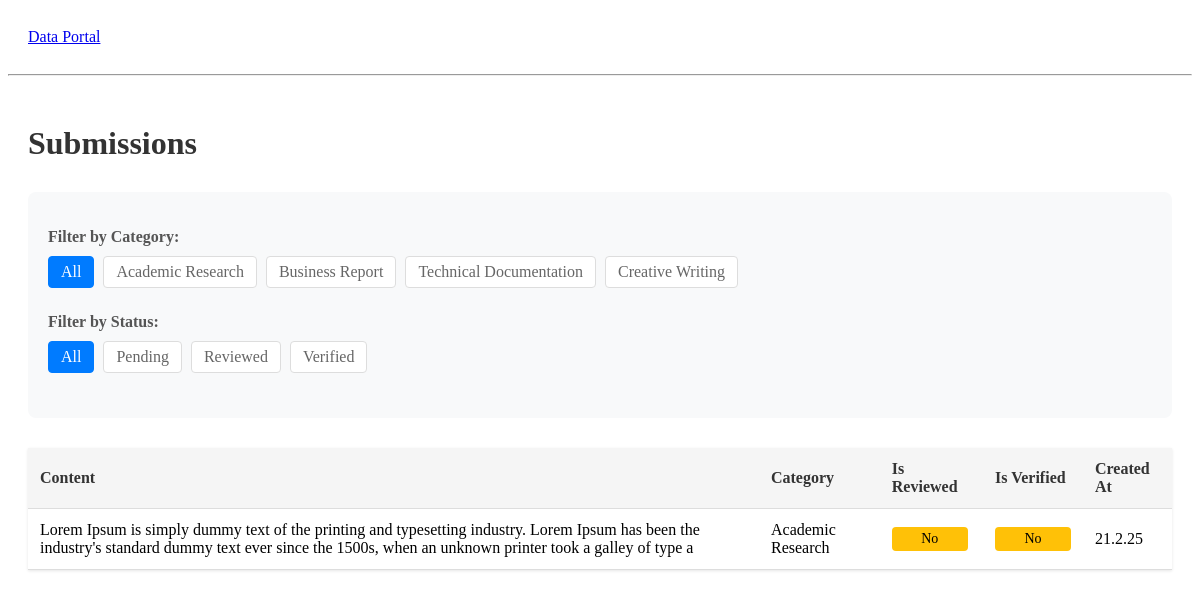
Before: / with the older database file.
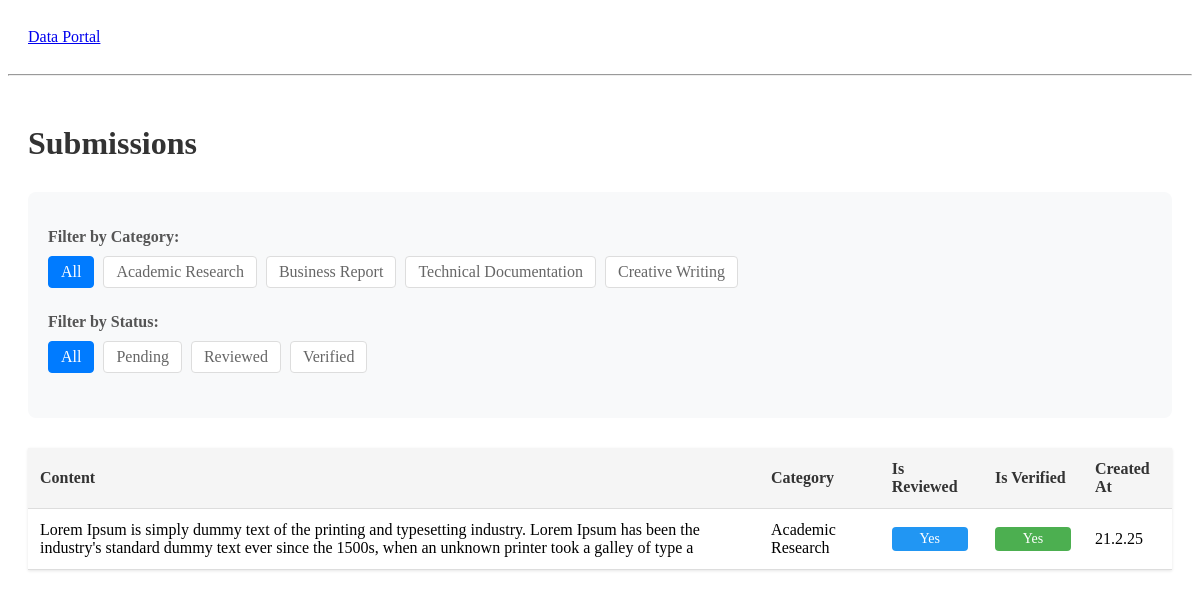
After: the same page with the newer database file.
### submissions/models.py (models this page shows, shortened)
class Submission(models.Model):
    CATEGORY_CHOICES = [
        ('ACADEMIC', 'Academic Research'),
        ('BUSINESS', 'Business Report'),
        ('TECHNICAL', 'Technical Documentation'),
        ('CREATIVE', 'Creative Writing'),
    ]
    content = models.CharField(max_length=200)
    category = models.CharField(
        max_length=20,
        choices=CATEGORY_CHOICES,
        default='ACADEMIC'
    )
    is_reviewed = models.BooleanField(default=False)
    is_verified = models.BooleanField(default=False)
    created_at = models.DateTimeField(auto_now_add=True)
    updated_at = models.DateTimeField(auto_now=True)
    class Meta:
        ordering = ['-created_at']

### submissions/views.py (the view)
# urls.py: 2. Add a URL to urlpatterns:  path('', views.home, name='home')
def home(request):
    try:
        category = request.GET.get('category', '')
        status = request.GET.get('status', '')
        submissions = Submission.objects.all()
        if category:
            submissions = submissions.filter(category=category)
        if status == 'verified':
            submissions = submissions.filter(is_verified=True)
        elif status == 'reviewed':
            submissions = submissions.filter(is_reviewed=True, is_verified=False)
        elif status == 'pending':
            submissions = submissions.filter(is_reviewed=False, is_verified=False)
        context = {
            'submissions': submissions,
            'categories': Submission.CATEGORY_CHOICES,
            'selected_category': category,
            'selected_status': status,
        }
        return render(request, 'submissions/home.html', context)
    except Exception as e:
        messages.error(request, f"An error occurred: {str(e)}")
        return redirect('home')

### submissions/templates/submissions/home.html (shortened to what this page needs)
{% extends 'main.html' %}
{% block content %}
<div class="container">
    <h1>Submissions</h1>
    <div class="filters">
        <div class="filter-group">
            <h3>Filter by Category:</h3>
            <a href="{% url 'home' %}" class="filter-link {% if not selected_category %}active{% endif %}">All</a>
            {% for code, name in categories %}
                <a href="?category={{ code }}{% if selected_status %}&status={{ selected_status }}{% endif %}"
                   class="filter-link {% if selected_category == code %}active{% endif %}">
                    {{ name }}
                </a>
            {% endfor %}
        </div>
        <div class="filter-group">
            <h3>Filter by Status:</h3>
            <a href="{% url 'home' %}{% if selected_category %}?category={{ selected_category }}{% endif %}"
               class="filter-link {% if not selected_status %}active{% endif %}">All</a>
            <a href="?status=pending{% if selected_category %}&category={{ selected_category }}{% endif %}"
               class="filter-link {% if selected_status == 'pending' %}active{% endif %}">Pending</a>
            <a href="?status=reviewed{% if selected_category %}&category={{ selected_category }}{% endif %}"
               class="filter-link {% if selected_status == 'reviewed' %}active{% endif %}">Reviewed</a>
            <a href="?status=verified{% if selected_category %}&category={{ selected_category }}{% endif %}"
               class="filter-link {% if selected_status == 'verified' %}active{% endif %}">Verified</a>
        </div>
    </div>
    <table class="submission-table">
        <thead>
            <tr>
                <th>Content</th>
                <th>Category</th>
                <th>Is Reviewed</th>
                <th>Is Verified</th>
                <th>Created At</th>
            </tr>
        </thead>
        <tbody>
            {% for submission in submissions %}
                <tr>
                    <td>{{ submission.content }}</td>
                    <td>{{ submission.get_category_display }}</td>
                    <td>
                        {% if submission.is_reviewed %}
                            <span class="status reviewed">Yes</span>
                        {% else %}
                            <span class="status pending">No</span>
                        {% endif %}
                    </td>
                    <td>
                        {% if submission.is_verified %}
                            <span class="status verified">Yes</span>
                        {% else %}
                            <span class="status pending">No</span>
                        {% endif %}
                    </td>
                    <td>{{ submission.created_at|date:"j.n.y" }}</td>
                </tr>
            {% empty %}
                <tr>
                    <td colspan="5" class="no-data">No submissions found.</td>
                </tr>
            {% endfor %}
        </tbody>
    </table>
</div>
{% endblock %}

### templates/main.html (shortened to what this page needs)
<!DOCTYPE html>
<html lang="en">
<head>
</head>
<body>
    {% include 'nav-bar.html' %}
    {% block content %}
    {% endblock %}
</body>
</html>

### templates/nav-bar.html
<nav class="navbar navbar-expand-lg navbar-light bg-light">
    <div class="container">
        <a class="navbar-brand" href="/">Data Portal</a>
    </div>
    <hr>
</nav>

### submissions/templates/submissions/home.html (style rules this page uses)
.container { padding: 20px; max-width: 1200px; margin: 0 auto; }
h1 { color: #333; margin-bottom: 30px; }
.filters { margin-bottom: 30px; background-color: #f8f9fa; padding: 20px; border-radius: 8px; }
.filter-group { margin-bottom: 20px; }
.filter-group h3 { margin-bottom: 10px; color: #555; font-size: 16px; }
.filter-link { display: inline-block; padding: 6px 12px; margin: 0 5px 5px 0; border-radius: 4px; text-decoration: none; color: #666; background-color: #fff; border: 1px solid #ddd; transition: all 0.3s ease; }
.filter-link.active { background-color: #007bff; color: white; border-color: #007bff; }
.submission-table { width: 100%; border-collapse: collapse; margin: 20px 0; font-size: 16px; box-shadow: 0 1px 3px rgba(0,0,0,0.1); }
.submission-table th, .submission-table td { padding: 12px; text-align: left; border-bottom: 1px solid #ddd; }
.submission-table th { background-color: #f5f5f5; font-weight: bold; color: #333; }
.status { padding: 4px 8px; border-radius: 4px; font-size: 14px; font-weight: 500; display: inline-block; min-width: 60px; text-align: center; }
.status.verified { background-color: #4CAF50; color: white; }
.status.reviewed { background-color: #2196F3; color: white; }

Changed rows visible on the page:
changed Submission "Academic Research": is_reviewed "No" → "Yes"; is_verified "No" → "Yes"
